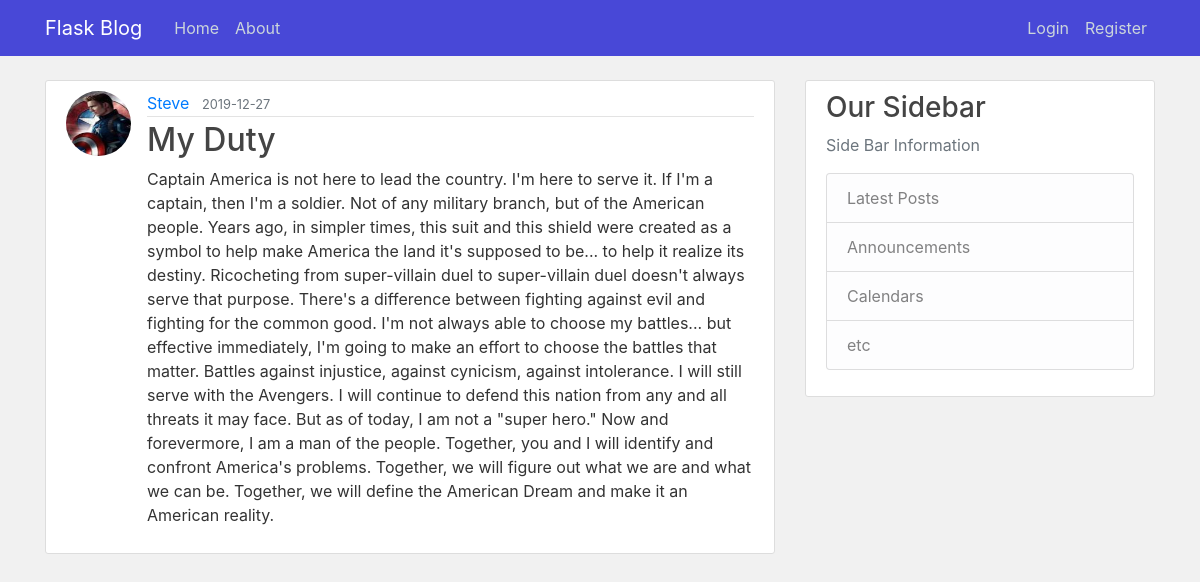
Screenshot of /posts/14 with the database file from the repository.
### flaskblog/models.py (models this page shows, shortened)
class User(db.Model, UserMixin):
    id = db.Column(db.Integer, primary_key=True)
    username = db.Column(db.String(20), unique=True, nullable=False)
    email = db.Column(db.String(120), unique=True, nullable=False)
    image_file = db.Column(db.String(20), nullable=False, default='default.jpg')
    password = db.Column(db.String(60), nullable=False)
    posts = db.relationship('Post', backref='author', lazy=True)

class Post(db.Model):
    id = db.Column(db.Integer, primary_key=True)
    title = db.Column(db.String(100), nullable=False)
    date_posted = db.Column(db.DateTime, nullable=False, default=datetime.utcnow)
    content = db.Column(db.Text, nullable=False)
    user_id = db.Column(db.Integer, db.ForeignKey('user.id'), nullable=False)

### flaskblog/posts/routes.py (the view)
@posts.route("/posts/<int:post_id>")
def post(post_id):
    post = Post.query.get_or_404(post_id)
    return render_template('Posts/post.html', title=post.title, post=post)

### flaskblog/templates/Posts/post.html (shortened to what this page needs)
{% extends 'base.html' %}
{% block body %}
    <article class="media content-section">
      <img class="rounded-circle article-img" src="{{ url_for('static', filename='profile_pics/' + post.author.image_file) }}">
      <div class="media-body">
        <div class="article-metadata">
          <a class="mr-2" href="{{ url_for('users.user_posts', username=post.author.username) }}">{{ post.author.username }}</a>
          <small class="text-muted">{{ post.date_posted.strftime('%Y-%m-%d') }}</small>
        </div>
        <h2 class="article-title" href="{{ url_for('users.user_posts', username=post.author.username) }}">{{ post.title }}</h2>
        <p class="article-content">{{ post.content }}</p>
      </div>
    </article>
{% endblock body %}

### flaskblog/static/css/main.css (style rules this page uses)
body { background: #F1F1F1; color: #333333; margin-top: 5rem; }
h1, h2, h3, h4, h5, h6 { color: #444444; }
.content-section { background: #ffffff; padding: 10px 20px; border: 1px solid #dddddd; border-radius: 3px; margin-bottom: 20px; }
.article-title { color: #444444; }
.article-content { white-space: pre-line; }
.article-img { height: 65px; width: 65px; margin-right: 16px; }
.article-metadata { padding-bottom: 1px; margin-bottom: 4px; border-bottom: 1px solid #e3e3e3 }

### rows the page displays
User: image_file (picture), author.username "Steve"
Post: date_posted "2019-12-27", title "My Duty", content "Captain America is not here to lead the country. I'm here to serve it. If I'm a captain, then I'm a soldier. Not of any military branch, but of the American people. Years ago, in simpler times, this suit and this shield were created as a symbol to help make America the land it's supposed to be... to help it realize its destiny. Ricocheting from super-villain duel to super-villain duel doesn't always serve that purpose. There's a difference between fighting against evil and fighting for the common good. I'm not always able to choose my battles... but effective immediately, I'm going to make an effort to choose the battles that matter. Battles against injustice, against cynicism, against…"
